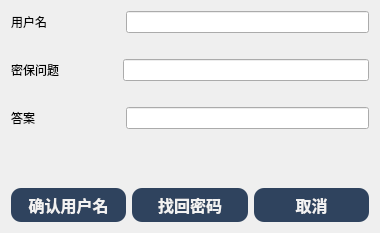
<?xml version="1.0" encoding="UTF-8"?>
<ui version="4.0">
 <class>findPasswd</class>
 <widget class="QDialog" name="findPasswd">
  <property name="geometry">
   <rect>
    <x>0</x>
    <y>0</y>
    <width>380</width>
    <height>233</height>
   </rect>
  </property>
  <property name="windowTitle">
   <string>Dialog</string>
  </property>
  <property name="styleSheet">
   <string notr="true">background-image: url(:/png/小13.jpg);</string>
  </property>
  <layout class="QVBoxLayout" name="verticalLayout_2">
   <item>
    <layout class="QVBoxLayout" name="verticalLayout">
     <item>
      <layout class="QHBoxLayout" name="horizontalLayout" stretch="2,0,7">
       <item>
        <widget class="QLabel" name="label">
         <property name="text">
          <string>用户名</string>
         </property>
         <property name="buddy">
          <cstring>lename</cstring>
         </property>
        </widget>
       </item>
       <item>
        <spacer name="horizontalSpacer">
         <property name="orientation">
          <enum>Qt::Horizontal</enum>
         </property>
         <property name="sizeHint" stdset="0">
          <size>
           <width>40</width>
           <height>20</height>
          </size>
         </property>
        </spacer>
       </item>
       <item>
        <widget class="QLineEdit" name="lename"/>
       </item>
      </layout>
     </item>
     <item>
      <spacer name="horizontalSpacer_4">
       <property name="orientation">
        <enum>Qt::Horizontal</enum>
       </property>
       <property name="sizeHint" stdset="0">
        <size>
         <width>40</width>
         <height>20</height>
        </size>
       </property>
      </spacer>
     </item>
     <item>
      <layout class="QHBoxLayout" name="horizontalLayout_2" stretch="2,1,7">
       <item>
        <widget class="QLabel" name="label_2">
         <property name="text">
          <string>密保问题</string>
         </property>
         <property name="buddy">
          <cstring>leque</cstring>
         </property>
        </widget>
       </item>
       <item>
        <spacer name="horizontalSpacer_5">
         <property name="orientation">
          <enum>Qt::Horizontal</enum>
         </property>
         <property name="sizeHint" stdset="0">
          <size>
           <width>40</width>
           <height>20</height>
          </size>
         </property>
        </spacer>
       </item>
       <item>
        <widget class="QLineEdit" name="leque">
         <property name="readOnly">
          <bool>true</bool>
         </property>
        </widget>
       </item>
      </layout>
     </item>
     <item>
      <spacer name="horizontalSpacer_3">
       <property name="orientation">
        <enum>Qt::Horizontal</enum>
       </property>
       <property name="sizeHint" stdset="0">
        <size>
         <width>40</width>
         <height>20</height>
        </size>
       </property>
      </spacer>
     </item>
     <item>
      <layout class="QHBoxLayout" name="horizontalLayout_3" stretch="2,0,7">
       <item>
        <widget class="QLabel" name="label_3">
         <property name="text">
          <string>答案</string>
         </property>
         <property name="buddy">
          <cstring>leans</cstring>
         </property>
        </widget>
       </item>
       <item>
        <spacer name="horizontalSpacer_2">
         <property name="orientation">
          <enum>Qt::Horizontal</enum>
         </property>
         <property name="sizeHint" stdset="0">
          <size>
           <width>40</width>
           <height>20</height>
          </size>
         </property>
        </spacer>
       </item>
       <item>
        <widget class="QLineEdit" name="leans"/>
       </item>
      </layout>
     </item>
     <item>
      <spacer name="verticalSpacer">
       <property name="orientation">
        <enum>Qt::Vertical</enum>
       </property>
       <property name="sizeHint" stdset="0">
        <size>
         <width>20</width>
         <height>5</height>
        </size>
       </property>
      </spacer>
     </item>
     <item>
      <layout class="QHBoxLayout" name="horizontalLayout_4">
       <item>
        <widget class="QPushButton" name="btnok">
         <property name="font">
          <font>
           <family>微软雅黑，宋体，Arial,Helvetica,Verdana,sans-serif</family>
           <pointsize>-1</pointsize>
           <weight>75</weight>
           <bold>true</bold>
           <underline>false</underline>
           <strikeout>false</strikeout>
          </font>
         </property>
         <property name="styleSheet">
          <string notr="true">QPushButton{
    border-color: rgb(207, 255, 243);
    text-decoration:none;
    background:#2f435e;
    color:#f2f2f2;
   
    padding:5px 10px 5px 10px;
    font-size:16px;
    font-family:微软雅黑，宋体，Arial,Helvetica,Verdana,sans-serif;
    font-weight:bold;
    border-radius:10px;    
}</string>
         </property>
         <property name="text">
          <string>确认用户名</string>
         </property>
        </widget>
       </item>
       <item>
        <widget class="QPushButton" name="btnfind">
         <property name="styleSheet">
          <string notr="true">QPushButton{
    border-color: rgb(207, 255, 243);
    text-decoration:none;
    background:#2f435e;
    color:#f2f2f2;
   
    padding:5px 10px 5px 10px;
    font-size:16px;
    font-family:微软雅黑，宋体，Arial,Helvetica,Verdana,sans-serif;
    font-weight:bold;
    border-radius:10px;    
}</string>
         </property>
         <property name="text">
          <string>找回密码</string>
         </property>
        </widget>
       </item>
       <item>
        <widget class="QPushButton" name="btncancel">
         <property name="font">
          <font>
           <family>微软雅黑，宋体，Arial,Helvetica,Verdana,sans-serif</family>
           <pointsize>-1</pointsize>
           <weight>75</weight>
           <bold>true</bold>
           <underline>false</underline>
           <strikeout>false</strikeout>
          </font>
         </property>
         <property name="styleSheet">
          <string notr="true">QPushButton{
    border-color: rgb(207, 255, 243);
    text-decoration:none;
    background:#2f435e;
    color:#f2f2f2;
   
    padding:5px 10px 5px 10px;
    font-size:16px;
    font-family:微软雅黑，宋体，Arial,Helvetica,Verdana,sans-serif;
    font-weight:bold;
    border-radius:10px;    
}</string>
         </property>
         <property name="text">
          <string>取消</string>
         </property>
        </widget>
       </item>
      </layout>
     </item>
    </layout>
   </item>
  </layout>
 </widget>
 <tabstops>
  <tabstop>lename</tabstop>
  <tabstop>leque</tabstop>
  <tabstop>leans</tabstop>
  <tabstop>btnok</tabstop>
  <tabstop>btnfind</tabstop>
  <tabstop>btncancel</tabstop>
 </tabstops>
 <resources/>
 <connections/>
</ui>
